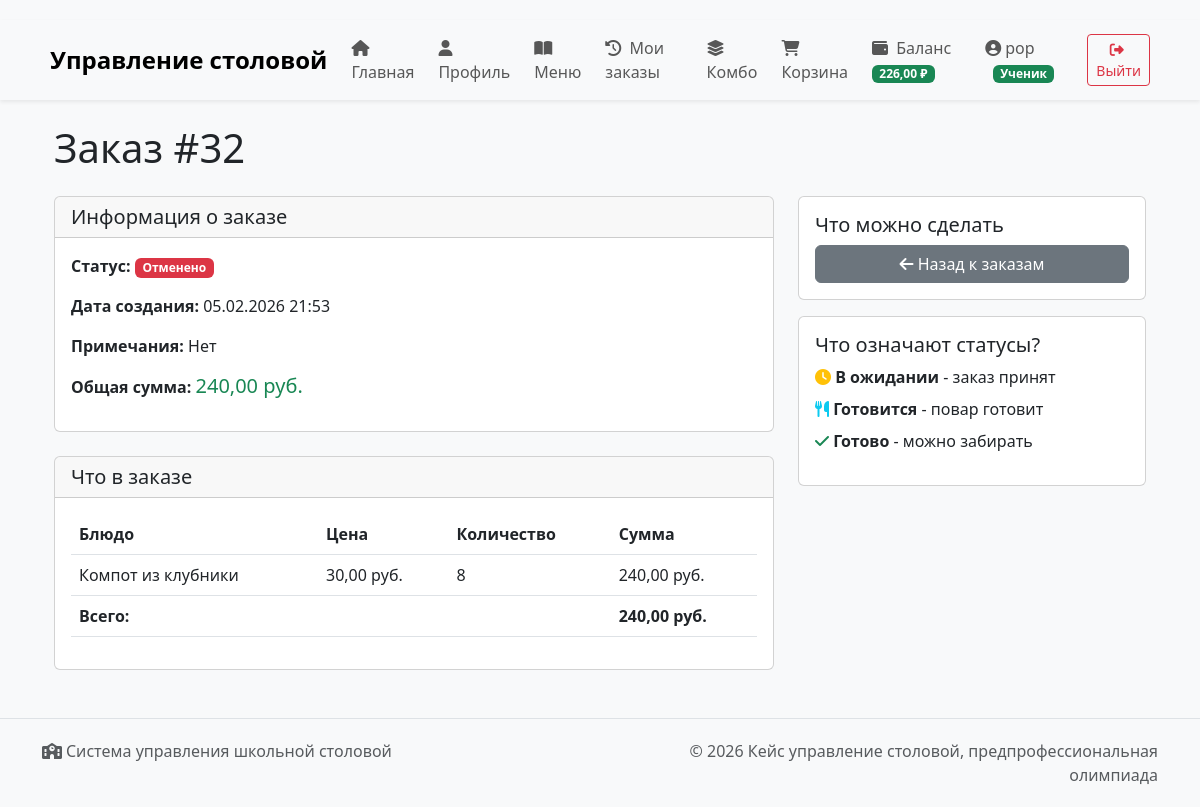
Screenshot of /order/32/ (signed in) with the database file from the repository.
### users/models.py (models this page shows, shortened)
class CustomUser(AbstractUser):
    ROLE_CHOICES = [
        ('admin', 'Администратор'),
        ('student', 'Ученик'),
        ('chef', 'Повар'),
    ]
    role = models.CharField(max_length=20, choices=ROLE_CHOICES, default='student')
    phone = models.CharField(max_length=15, blank=True)
    avatar = models.ImageField(upload_to='avatars/', blank=True, null=True)
    birth_date = models.DateField(blank=True, null=True)
    allergens = models.ManyToManyField(
        'orders.Ingredient',
        blank=True,
        verbose_name='Аллергены',
        help_text='Отметьте ингредиенты-аллергены'
    )
    balance = models.DecimalField(
        max_digits=10,
        decimal_places=2,
        default=0.00,
        verbose_name='Баланс'
    )
    bonus_points = models.IntegerField(
        default=0,
        verbose_name='Бонусные баллы'
    )
    def is_admin(self):
        return self.role == 'admin' or self.is_superuser
    def is_student(self):
        return self.role == 'student'
    def is_chef(self):
        return self.role == 'chef'

### orders/models.py (models this page shows, shortened)
class Order(models.Model):
    STATUS_CHOICES = [
        ('pending', 'В ожидании'),
        ('confirmed', 'Подтвержден'),
        ('preparing', 'Готовится'),
        ('ready', 'Готово'),
        ('picked_up', 'Получен'),
        ('delivered', 'Забран'),
        ('cancelled', 'Отменено'),
    ]
    customer = models.ForeignKey(CustomUser, on_delete=models.CASCADE,
                                 related_name='orders', verbose_name='Ученик')
    status = models.CharField(max_length=20, choices=STATUS_CHOICES,
                              default='pending', verbose_name='Статус')
    total_price = models.DecimalField(max_digits=10, decimal_places=2,
                                      default=0, verbose_name='Общая сумма')
    created_at = models.DateTimeField(auto_now_add=True, verbose_name='Дата создания')
    updated_at = models.DateTimeField(auto_now=True, verbose_name='Дата обновления')
    notes = models.TextField(blank=True, verbose_name='Примечания')
    is_visible_to_customer = models.BooleanField(default=True, verbose_name='Виден ученику')
    class Meta:
        verbose_name = 'Заказ'
        verbose_name_plural = 'Заказы'
        ordering = ['-created_at']

class OrderItem(models.Model):
    ITEM_STATUS_CHOICES = [
        ('pending', 'Ожидает'),
        ('preparing', 'Готовится'),
        ('ready', 'Готово'),
        ('out_of_stock', 'Нет в наличии'),
    ]
    order = models.ForeignKey(Order, on_delete=models.CASCADE, related_name='items')
    dish = models.ForeignKey(Dish, on_delete=models.CASCADE, verbose_name='Блюдо')
    quantity = models.PositiveIntegerField(default=1, verbose_name='Количество')
    price_at_time = models.DecimalField(max_digits=10, decimal_places=2,
                                        verbose_name='Цена на момент заказа')
    status = models.CharField(max_length=20, choices=ITEM_STATUS_CHOICES,
                              default='pending', verbose_name='Статус')
    class Meta:
        verbose_name = 'Элемент заказа'
        verbose_name_plural = 'Элементы заказа'
    def get_total(self):
        return self.price_at_time * self.quantity

class Dish(models.Model):
    name = models.CharField(max_length=200, verbose_name='Название')
    description = models.TextField(verbose_name='Описание')
    price = models.DecimalField(max_digits=10, decimal_places=2, verbose_name='Цена')
    category = models.ForeignKey(Category, on_delete=models.CASCADE, verbose_name='Категория')
    image = models.ImageField(upload_to='dishes/', blank=True, null=True, verbose_name='Изображение')
    is_available = models.BooleanField(default=True, verbose_name='Доступно')
    created_by = models.ForeignKey(CustomUser, on_delete=models.SET_NULL, null=True, editable=False)
    created_at = models.DateTimeField(auto_now_add=True, verbose_name='Дата создания')
    @property
    def ingredients_list(self):
        return self.ingredients.select_related('ingredient')
    class Meta:
        verbose_name = 'Блюдо'
        verbose_name_plural = 'Блюда'
        ordering = ['category', 'name']

### orders/views.py (the view)
# urls.py: path('order/<int:order_id>/', views.order_detail, name='order_detail'),
@login_required
def order_detail(request, order_id):
    order = get_object_or_404(Order, id=order_id)
    order = Order.objects.prefetch_related('items__dish__ingredients__ingredient', 'customer__allergens').get(id=order_id)
    if not hasattr(request.user, 'role') or (request.user.role != 'admin' and order.customer != request.user):
        messages.error(request, 'У вас нет прав для просмотра этого заказа')
        return redirect('my_orders')
    return render(request, 'orders/order_detail.html', {'order': order})

### orders/templates/orders/order_detail.html (shortened to what this page needs)
{% extends 'base.html' %}
{% block content %}
<div class="container">
    <h1 class="mb-4">Заказ #{{ order.id }}</h1>
    <div class="row">
        <div class="col-md-8">
            <div class="card mb-4">
                <div class="card-header">
                    <h5 class="mb-0">Информация о заказе</h5>
                </div>
                <div class="card-body">
                    <p><strong>Статус:</strong>
                        <span class="badge
                            {% if order.status == 'pending' %}bg-warning
                            {% elif order.status == 'confirmed' or order.status == 'preparing' %}bg-info
                            {% elif order.status == 'ready' %}bg-success
                            {% elif order.status == 'delivered' %}bg-secondary
                            {% else %}bg-danger{% endif %}">
                            {{ order.get_status_display }}
                        </span>
                    </p>
                    <p><strong>Дата создания:</strong> {{ order.created_at|date:"d.m.Y H:i" }}</p>
                    <p><strong>Примечания:</strong> {{ order.notes|default:"Нет" }}</p>
                    <p><strong>Общая сумма:</strong> <span class="h5 text-success">{{ order.total_price }} руб.</span></p>
                </div>
            </div>
            <div class="card">
                <div class="card-header">
                    <h5 class="mb-0">Что в заказе</h5>
                </div>
                <div class="card-body">
                    <table class="table">
                        <thead>
                            <tr>
                                <th>Блюдо</th>
                                <th>Цена</th>
                                <th>Количество</th>
                                <th>Сумма</th>
                            </tr>
                        </thead>
                        <tbody>
                            {% for item in order.items.all %}
                            <tr>
                                <td>
                                    {{ item.dish.name }}
                                </td>
                                <td>{{ item.price_at_time }} руб.</td>
                                <td>{{ item.quantity }}</td>
                                <td>{{ item.get_total }} руб.</td>
                            </tr>
                            {% endfor %}
                        </tbody>
                        <tfoot>
                            <tr>
                                <th colspan="3" class="text-right">Всего:</th>
                                <th>{{ order.total_price }} руб.</th>
                            </tr>
                        </tfoot>
                    </table>
                </div>
            </div>
        </div>
        <div class="col-md-4">
            <div class="card">
                <div class="card-body">
                    <h5 class="card-title">Что можно сделать</h5>
                    <div class="d-grid gap-2">
                        <a href="{% url 'my_orders' %}" class="btn btn-secondary">
                            <i class="fas fa-arrow-left"></i> Назад к заказам
                        </a>
                    </div>
                </div>
            </div>
            <div class="card mt-3">
                <div class="card-body">
                    <h5 class="card-title">Что означают статусы?</h5>
                    <ul class="list-unstyled">
                        <li class="mb-2">
                            <i class="fas fa-clock text-warning"></i>
                            <strong>В ожидании</strong> - заказ принят
                        </li>
                        <li class="mb-2">
                            <i class="fas fa-utensils text-info"></i>
                            <strong>Готовится</strong> - повар готовит
                        </li>
                        <li class="mb-2">
                            <i class="fas fa-check text-success"></i>
                            <strong>Готово</strong> - можно забирать
                        </li>
                    </ul>
                </div>
            </div>
        </div>
    </div>
</div>
{% endblock %}

### templates/base.html (shortened to what this page needs)
<!DOCTYPE html>
<html lang="ru">
<head>
    <link href="https://cdn.jsdelivr.net/npm/bootstrap@5.3.0/dist/css/bootstrap.min.css" rel="stylesheet">
    <link rel="stylesheet" href="https://cdnjs.cloudflare.com/ajax/libs/font-awesome/6.4.0/css/all.min.css">
</head>
<body>
    <nav class="navbar navbar-expand-lg navbar-light bg-light shadow-sm mb-4">
        <div class="container">
            <a class="navbar-brand" href="{% url 'home' %}">
                Управление столовой
            </a>
            <div class="collapse navbar-collapse" id="navbarNav">
                <ul class="navbar-nav me-auto">
                    <li class="nav-item">
                        <a class="nav-link" href="{% url 'home' %}">
                            <i class="fas fa-home me-1"></i> Главная
                        </a>
                    </li>
                    <li class="nav-item">
                        <a class="nav-link" href="{% url 'profile' %}">
                            <i class="fas fa-user me-1"></i> Профиль
                        </a>
                    </li>
                    {% if user.is_authenticated and user.is_student %}
                    <li class="nav-item">
                        <a class="nav-link" href="{% url 'menu' %}">
                            <i class="fas fa-book-open me-1"></i> Меню
                        </a>
                    </li>
                    <li class="nav-item">
                        <a class="nav-link" href="{% url 'my_orders' %}">
                            <i class="fas fa-history me-1"></i> Мои заказы
                        </a>
                    </li>
                    <li class="nav-item">
                        <a class="nav-link" href="{% url 'my_combo' %}">
                            <i class="fas fa-layer-group me-1"></i> Комбо
                        </a>
                    </li>
                    <li class="nav-item">
                        <a class="nav-link" href="{% url 'view_cart' %}">
                            <i class="fas fa-shopping-cart me-1"></i> Корзина
                        </a>
                    </li>
                    <li class="nav-item">
                        <a class="nav-link" href="{% url 'my_balance' %}">
                            <i class="fas fa-wallet me-1"></i> Баланс
                            {% if user.balance %}
                            <span class="badge bg-success badge-role">{{ user.balance }} ₽</span>
                            {% endif %}
                        </a>
                    </li>
                    {% endif %}
                </ul>
                <div class="navbar-nav align-items-center">
                    {% if user.is_authenticated %}
                    <div class="nav-item me-3">
                        <span class="navbar-text">
                            <i class="fas fa-user-circle me-1"></i>{{ user.username }}
                            <span class="badge
                                {% if user.is_admin %}bg-danger
                                {% elif user.is_chef %}bg-warning
                                {% else %}bg-success{% endif %}
                                badge-role ms-2">
                                {% if user.is_admin %}Администратор
                                {% elif user.is_chef %}Повар
                                {% else %}Ученик
                                {% endif %}
                            </span>
                        </span>
                    </div>
                    <div class="nav-item">
                        <a class="btn btn-outline-danger btn-sm" href="{% url 'logout' %}">
                            <i class="fas fa-sign-out-alt me-1"></i> Выйти
                        </a>
                    </div>
                    {% endif %}
                </div>
            </div>
        </div>
    </nav>
    <main class="container">
        {% block content %}{% endblock %}
    </main>
    <footer class="footer mt-5">
        <div class="container">
            <div class="row">
                <div class="col-md-6 text-center text-md-start">
                    <p class="text-muted mb-0">
                        <i class="fas fa-school me-1"></i>Система управления школьной столовой
                    </p>
                </div>
                <div class="col-md-6 text-center text-md-end">
                    <p class="text-muted mb-0">
                        © {% now "Y" %} Кейс управление столовой, предпрофессиональная олимпиада
                    </p>
                </div>
            </div>
        </div>
    </footer>
</body>
</html>

### templates/base.html (style rules this page uses)
body { padding-top: 20px; background-color: #f8f9fa; min-height: 100vh; display: flex; flex-direction: column; }
.navbar-brand { font-weight: bold; font-size: 1.5rem; }
.footer { margin-top: auto; padding: 20px 0; background-color: #f8f9fa; border-top: 1px solid #dee2e6; }
.nav-link { padding: 0.5rem 1rem; }
.badge-role { font-size: 0.75rem; padding: 0.25em 0.6em; }
.navbar-nav .nav-item { margin-right: 0.5rem; }
main { flex: 1; }

### rows the page displays
CustomUser: balance "226,00", username "pop"
Order: id "32", status "Отменено", created_at "05.02.2026 21:53", notes "Нет", total_price "240,00"
OrderItem: dish.name "Компот из клубники", price_at_time "30,00", quantity "8", get_total "240,00"
